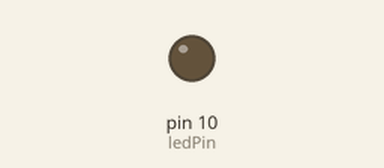
Simulated run of this sketch. Board: Arduino Uno, built with avr-gcc and run on an emulated ATmega328P. Shown: output pins drawn as LEDs (lit = HIGH).

Above: at 1.8 s.
At 5.5 s:
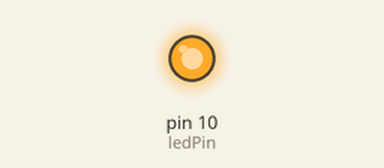
Timing chart, 0 to 14.0 s (numbered marks = the images above):
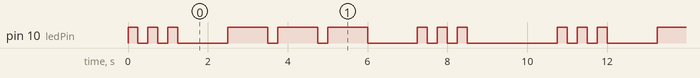

Measured:
- by itself, pin 10 (ledPin): repeats every 10.8 s: 2 × (LOW 0.25 s, HIGH 0.25 s), LOW 1.3 s, 2 × (HIGH 1.0 s, LOW 0.25 s), HIGH 1.0 s, LOW 1.3 s, 2 × (HIGH 0.25 s, LOW 0.25 s), HIGH 0.25 s, LOW 2.3 s, HIGH 0.25 s
- by itself, everything shown: repeats every 10.8 s, in 18 steps

The sketch:

CodigoSOS.ino
```cpp
const int ledPin = 10;

void setup() {
  pinMode(ledPin, OUTPUT);
}

void loop() {

  dot();
  dot();
  dot();
  delay(1000);


  dash();
  dash();
  dash();
  delay(1000);


  dot();
  dot();
  dot();
  delay(2000);
}

void dot() {
  digitalWrite(ledPin, HIGH);
  delay(250);
  digitalWrite(ledPin, LOW);
  delay(250);
}

void dash() {
  digitalWrite(ledPin, HIGH);
  delay(1000);
  digitalWrite(ledPin, LOW);
  delay(250);
}
```
